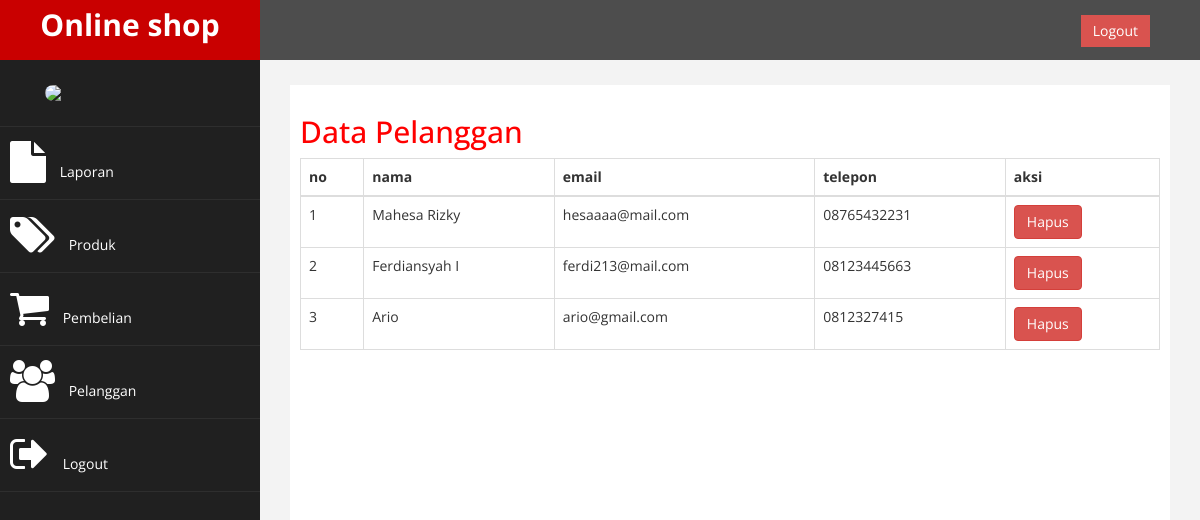
Screenshot of /Admin/index.php?halaman=pelanggan (signed in) with the database file from the repository.
### tables this page shows
CREATE TABLE `pelanggan` (
  `id_pelanggan` int(11) NOT NULL,
  `email_pelanggan` varchar(100) NOT NULL,
  `password_pelanggan` varchar(100) NOT NULL,
  `nama_pelanggan` varchar(100) NOT NULL,
  `telepon_pelanggan` varchar(25) NOT NULL,
  `alamat` text NOT NULL
);

### Admin/pelanggan.php (the view)
<h2>Data Pelanggan</h2>
<table class="table table-bordered">
    <thead>
        <tr>
            <th>no</th>
            <th>nama</th>
            <th>email</th>
            <th>telepon</th>
            <th>aksi</th>
        </tr>
    </thead>
    <tbody>
    <?php $nomor = 1; ?>
        <?php $ambil = $conn->query("SELECT * FROM pelanggan"); ?>
        <?php while($tampil = $ambil->fetch_assoc()){ ?>
        <tr>
            <td><?php echo $nomor; ?></td>
            <td><?php echo $tampil['nama_pelanggan']; ?></td>
            <td><?php echo $tampil['email_pelanggan']; ?></td>
            <td><?php echo $tampil['telepon_pelanggan']; ?></td>
            <td>
                <a href="" class="btn btn-danger" >Hapus</a>
            </td>
        </tr>
        <?php $nomor++; ?>
        <?php } ?>
    </tbody>
</table>

### Admin/assets/css/custom.css (style rules this page uses)
body { font-family: 'Open Sans', sans-serif; }
h2 { color: #f00; }

### rows the page displays
pelanggan: nama_pelanggan "Mahesa Rizky", email_pelanggan "hesaaaa@mail.com", telepon_pelanggan "08765432231"
pelanggan: nama_pelanggan "Ferdiansyah I", email_pelanggan "ferdi213@mail.com", telepon_pelanggan "08123445663"
pelanggan: nama_pelanggan "Ario", email_pelanggan "ario@gmail.com", telepon_pelanggan "0812327415"
